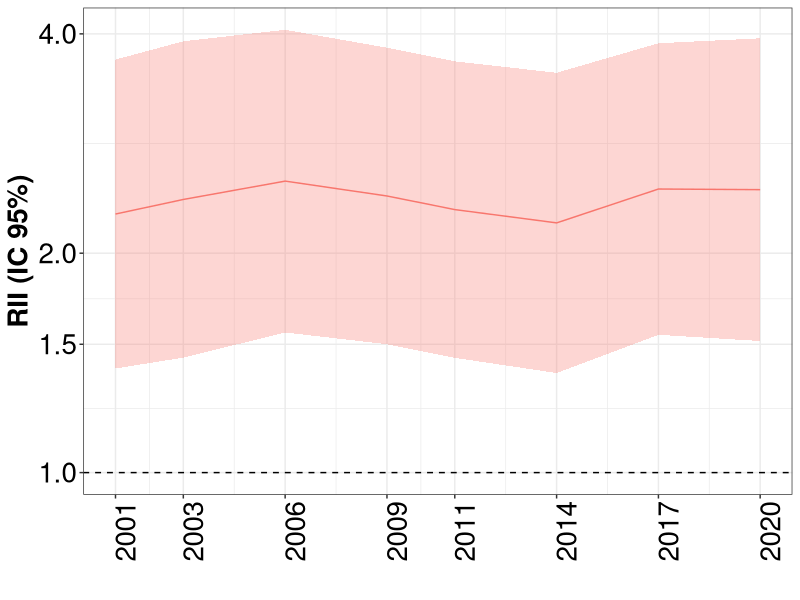
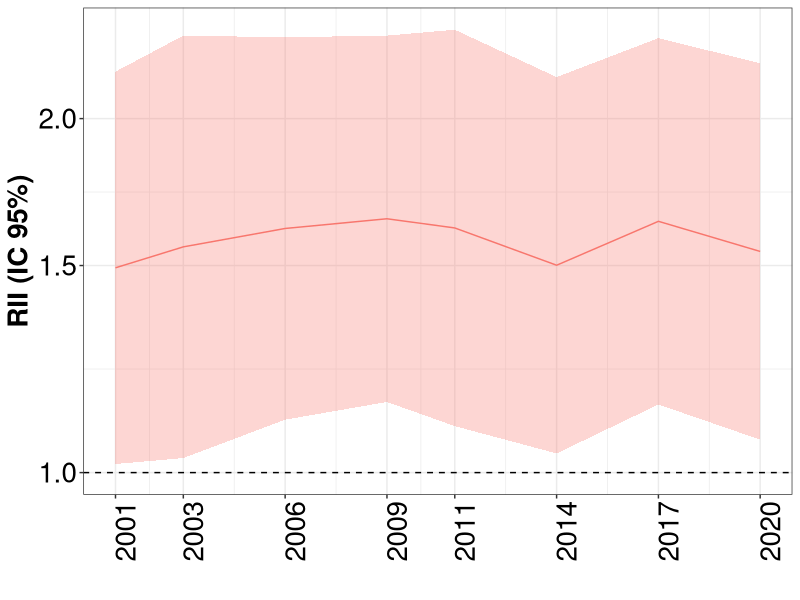
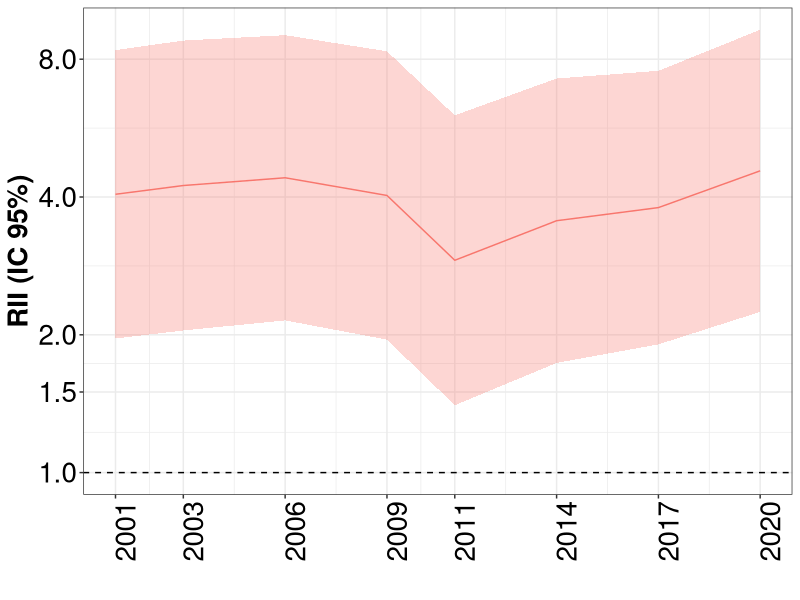
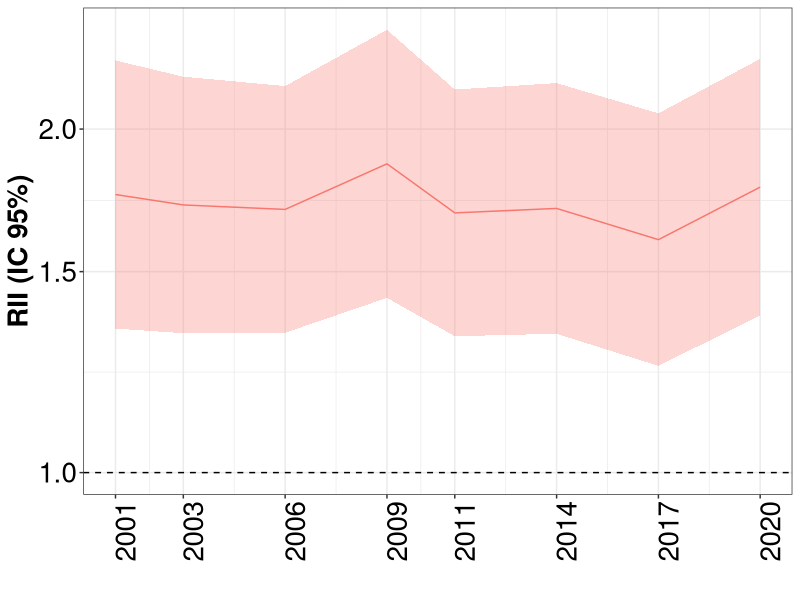
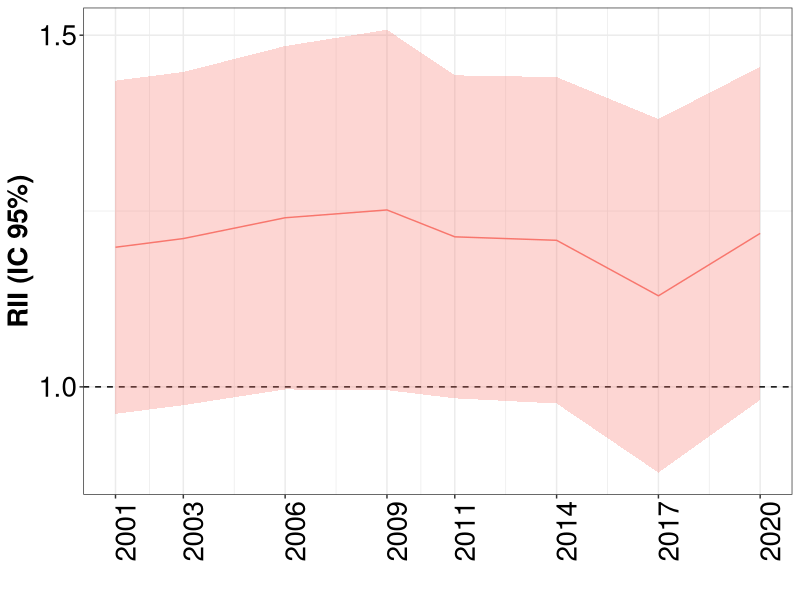
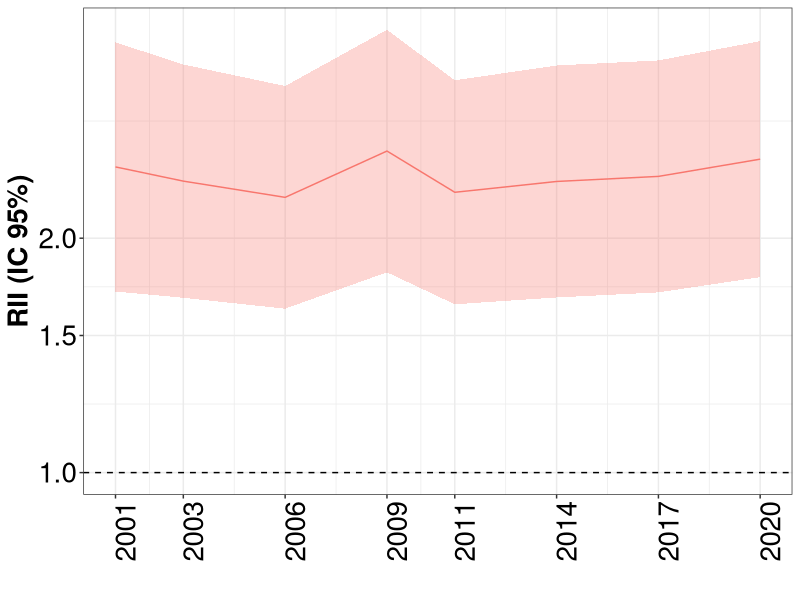
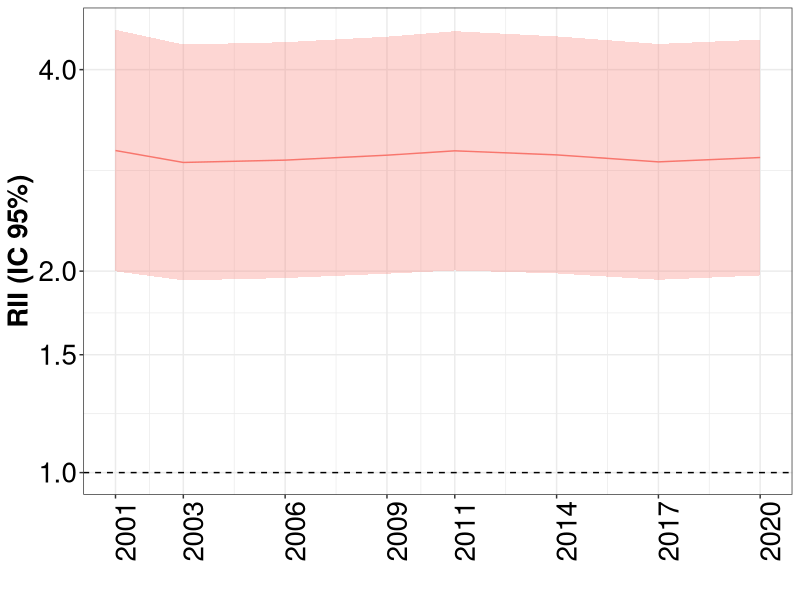
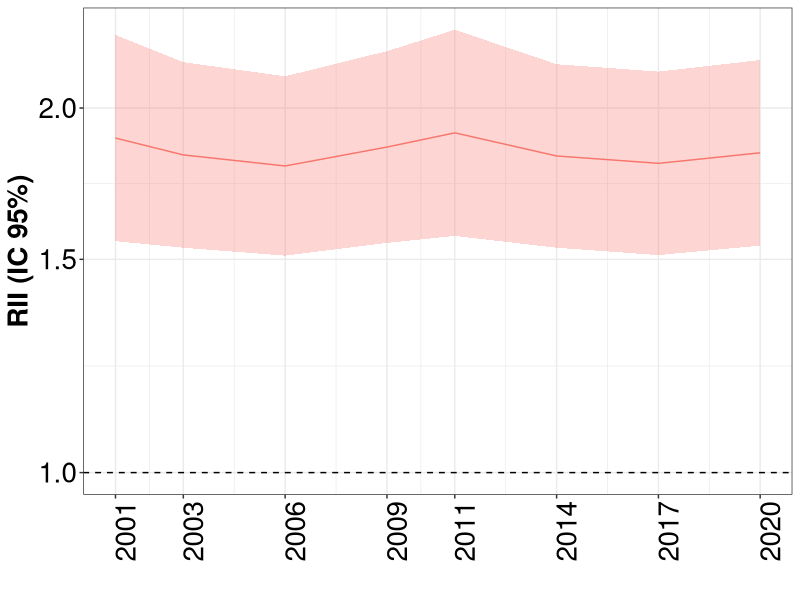

These figures' R source, in order:
## ---- chunk 1
knitr::opts_chunk$set(echo = TRUE)
library(tidyverse)
library(readxl)
library(ggplot2)

## ---- chunk 2

desigualdades_rii <- read.csv("rii.csv")
datos_ca <- desigualdades_rii %>%
  filter(abreviatura == "NC")

## ---- chunk 3

datos_ca %>%
  filter(fr =="diabetes", sexo=="Overall") %>%
  ggplot(aes(x=as.Date(encuesta), y=rii, ymin=rii_infci, ymax=rii_supci, group=fr)) +
  geom_hline(yintercept = 1, lty = 2) +
  geom_ribbon(alpha=0.3, aes(fill=fr)) +
  geom_line(aes(color=fr)) +
  scale_y_continuous(trans="log", breaks=c(0.75, 1, 1.5, 2, 4, 8, 16, 32))+
  scale_x_date(date_labels = "%Y", breaks = unique(as.Date(datos_ca$encuesta)))+
  labs(x="", y="RII (IC 95%)")+
  theme_bw()+
  theme(axis.text=element_text(size=20, color="black"),
                  axis.title=element_text(size=20, face="bold", color="black"),
                  axis.text.x = element_text(angle = 90),
                  strip.text = element_text(size=20, face="bold", color="black"),
                  legend.position="none")

## ---- chunk 4

datos_ca %>%
  filter(fr =="diabetes", sexo=="Hombre") %>%
  ggplot(aes(x=as.Date(encuesta), y=rii, ymin=rii_infci, ymax=rii_supci, group=fr)) +
  geom_hline(yintercept = 1, lty = 2) +
  geom_ribbon(alpha=0.3, aes(fill=fr)) +
  geom_line(aes(color=fr)) +
  scale_y_continuous(trans="log", breaks=c(0.75, 1, 1.5, 2, 4, 8, 16, 32))+
  scale_x_date(date_labels = "%Y", breaks = unique(as.Date(datos_ca$encuesta)))+
  labs(x="", y="RII (IC 95%)")+
  theme_bw()+
  theme(axis.text=element_text(size=20, color="black"),
                  axis.title=element_text(size=20, face="bold", color="black"),
                  axis.text.x = element_text(angle = 90),
                  strip.text = element_text(size=20, face="bold", color="black"),
                  legend.position="none")

## ---- chunk 5

datos_ca %>%
  filter(fr =="diabetes", sexo=="Mujeres") %>%
  ggplot(aes(x=as.Date(encuesta), y=rii, ymin=rii_infci, ymax=rii_supci, group=fr)) +
  geom_hline(yintercept = 1, lty = 2) +
  geom_ribbon(alpha=0.3, aes(fill=fr)) +
  geom_line(aes(color=fr)) +
  scale_y_continuous(trans="log", breaks=c(0.75, 1, 1.5, 2, 4, 8, 16, 32))+
  scale_x_date(date_labels = "%Y", breaks = unique(as.Date(datos_ca$encuesta)))+
  labs(x="", y="RII (IC 95%)")+
  theme_bw()+
  theme(axis.text=element_text(size=20, color="black"),
                  axis.title=element_text(size=20, face="bold", color="black"),
                  axis.text.x = element_text(angle = 90),
                  strip.text = element_text(size=20, face="bold", color="black"),
                  legend.position="none")

## ---- chunk 6

datos_ca %>%
  filter(fr =="hta", sexo=="Overall") %>%
  ggplot(aes(x=as.Date(encuesta), y=rii, ymin=rii_infci, ymax=rii_supci, group=fr)) +
  geom_hline(yintercept = 1, lty = 2) +
  geom_ribbon(alpha=0.3, aes(fill=fr)) +
  geom_line(aes(color=fr)) +
  scale_y_continuous(trans="log", breaks=c(0.75, 1, 1.5, 2, 4, 8, 16, 32))+
  scale_x_date(date_labels = "%Y", breaks = unique(as.Date(datos_ca$encuesta)))+
  labs(x="", y="RII (IC 95%)")+
  theme_bw()+
  theme(axis.text=element_text(size=20, color="black"),
                  axis.title=element_text(size=20, face="bold", color="black"),
                  axis.text.x = element_text(angle = 90),
                  strip.text = element_text(size=20, face="bold", color="black"),
                  legend.position="none")
## ---- chunk 7

datos_ca %>%
  filter(fr =="hta", sexo=="Hombre") %>%
  ggplot(aes(x=as.Date(encuesta), y=rii, ymin=rii_infci, ymax=rii_supci, group=fr)) +
  geom_hline(yintercept = 1, lty = 2) +
  geom_ribbon(alpha=0.3, aes(fill=fr)) +
  geom_line(aes(color=fr)) +
  scale_y_continuous(trans="log", breaks=c(0.75, 1, 1.5, 2, 4, 8, 16, 32))+
  scale_x_date(date_labels = "%Y", breaks = unique(as.Date(datos_ca$encuesta)))+
  labs(x="", y="RII (IC 95%)")+
  theme_bw()+
  theme(axis.text=element_text(size=20, color="black"),
                  axis.title=element_text(size=20, face="bold", color="black"),
                  axis.text.x = element_text(angle = 90),
                  strip.text = element_text(size=20, face="bold", color="black"),
                  legend.position="none")

## ---- chunk 8

datos_ca %>%
  filter(fr =="hta", sexo=="Mujeres") %>%
  ggplot(aes(x=as.Date(encuesta), y=rii, ymin=rii_infci, ymax=rii_supci, group=fr)) +
  geom_hline(yintercept = 1, lty = 2) +
  geom_ribbon(alpha=0.3, aes(fill=fr)) +
  geom_line(aes(color=fr)) +
  scale_y_continuous(trans="log", breaks=c(0.75, 1, 1.5, 2, 4, 8, 16, 32))+
  scale_x_date(date_labels = "%Y", breaks = unique(as.Date(datos_ca$encuesta)))+
  labs(x="", y="RII (IC 95%)")+
  theme_bw()+
  theme(axis.text=element_text(size=20, color="black"),
                  axis.title=element_text(size=20, face="bold", color="black"),
                  axis.text.x = element_text(angle = 90),
                  strip.text = element_text(size=20, face="bold", color="black"),
                  legend.position="none")

## ---- chunk 9

datos_ca %>%
  filter(fr =="obesity", sexo=="Overall") %>%
  ggplot(aes(x=as.Date(encuesta), y=rii, ymin=rii_infci, ymax=rii_supci, group=fr)) +
  geom_hline(yintercept = 1, lty = 2) +
  geom_ribbon(alpha=0.3, aes(fill=fr)) +
  geom_line(aes(color=fr)) +
  scale_y_continuous(trans="log", breaks=c(0.75, 1, 1.5, 2, 4, 8, 16, 32))+
  scale_x_date(date_labels = "%Y", breaks = unique(as.Date(datos_ca$encuesta)))+
  labs(x="", y="RII (IC 95%)")+
  theme_bw()+
  theme(axis.text=element_text(size=20, color="black"),
                  axis.title=element_text(size=20, face="bold", color="black"),
                  axis.text.x = element_text(angle = 90),
                  strip.text = element_text(size=20, face="bold", color="black"),
                  legend.position="none")
## ---- chunk 10

datos_ca %>%
  filter(fr =="obesity", sexo=="Hombre") %>%
  ggplot(aes(x=as.Date(encuesta), y=rii, ymin=rii_infci, ymax=rii_supci, group=fr)) +
  geom_hline(yintercept = 1, lty = 2) +
  geom_ribbon(alpha=0.3, aes(fill=fr)) +
  geom_line(aes(color=fr)) +
  scale_y_continuous(trans="log", breaks=c(0.75, 1, 1.5, 2, 4, 8, 16, 32))+
  scale_x_date(date_labels = "%Y", breaks = unique(as.Date(datos_ca$encuesta)))+
  labs(x="", y="RII (IC 95%)")+
  theme_bw()+
  theme(axis.text=element_text(size=20, color="black"),
                  axis.title=element_text(size=20, face="bold", color="black"),
                  axis.text.x = element_text(angle = 90),
                  strip.text = element_text(size=20, face="bold", color="black"),
                  legend.position="none")

## ---- chunk 11

datos_ca %>%
  filter(fr =="obesity", sexo=="Mujeres") %>%
  ggplot(aes(x=as.Date(encuesta), y=rii, ymin=rii_infci, ymax=rii_supci, group=fr)) +
  geom_hline(yintercept = 1, lty = 2) +
  geom_ribbon(alpha=0.3, aes(fill=fr)) +
  geom_line(aes(color=fr)) +
  scale_y_continuous(trans="log", breaks=c(0.75, 1, 1.5, 2, 4, 8, 16, 32))+
  scale_x_date(date_labels = "%Y", breaks = unique(as.Date(datos_ca$encuesta)))+
  labs(x="", y="RII (IC 95%)")+
  theme_bw()+
  theme(axis.text=element_text(size=20, color="black"),
                  axis.title=element_text(size=20, face="bold", color="black"),
                  axis.text.x = element_text(angle = 90),
                  strip.text = element_text(size=20, face="bold", color="black"),
                  legend.position="none")

## ---- chunk 12

datos_ca %>%
  filter(fr =="col", sexo=="Overall") %>%
  ggplot(aes(x=as.Date(encuesta), y=rii, ymin=rii_infci, ymax=rii_supci, group=fr)) +
  geom_hline(yintercept = 1, lty = 2) +
  geom_ribbon(alpha=0.3, aes(fill=fr)) +
  geom_line(aes(color=fr)) +
  scale_y_continuous(trans="log", breaks=c(0.75, 1, 1.5, 2, 4, 8, 16, 32))+
  scale_x_date(date_labels = "%Y", breaks = unique(as.Date(datos_ca$encuesta)))+
  labs(x="", y="RII (IC 95%)")+
  theme_bw()+
  theme(axis.text=element_text(size=20, color="black"),
                  axis.title=element_text(size=20, face="bold", color="black"),
                  axis.text.x = element_text(angle = 90),
                  strip.text = element_text(size=20, face="bold", color="black"),
                  legend.position="none")
## ---- chunk 13

datos_ca %>%
  filter(fr =="col", sexo=="Hombre") %>%
  ggplot(aes(x=as.Date(encuesta), y=rii, ymin=rii_infci, ymax=rii_supci, group=fr)) +
  geom_hline(yintercept = 1, lty = 2) +
  geom_ribbon(alpha=0.3, aes(fill=fr)) +
  geom_line(aes(color=fr)) +
  scale_y_continuous(trans="log", breaks=c(0.75, 1, 1.5, 2, 4, 8, 16, 32))+
  scale_x_date(date_labels = "%Y", breaks = unique(as.Date(datos_ca$encuesta)))+
  labs(x="", y="RII (IC 95%)")+
  theme_bw()+
  theme(axis.text=element_text(size=20, color="black"),
                  axis.title=element_text(size=20, face="bold", color="black"),
                  axis.text.x = element_text(angle = 90),
                  strip.text = element_text(size=20, face="bold", color="black"),
                  legend.position="none")

## ---- chunk 14

datos_ca %>%
  filter(fr =="col", sexo=="Mujeres") %>%
  ggplot(aes(x=as.Date(encuesta), y=rii, ymin=rii_infci, ymax=rii_supci, group=fr)) +
  geom_hline(yintercept = 1, lty = 2) +
  geom_ribbon(alpha=0.3, aes(fill=fr)) +
  geom_line(aes(color=fr)) +
  scale_y_continuous(trans="log", breaks=c(0.75, 1, 1.5, 2, 4, 8, 16, 32))+
  scale_x_date(date_labels = "%Y", breaks = unique(as.Date(datos_ca$encuesta)))+
  labs(x="", y="RII (IC 95%)")+
  theme_bw()+
  theme(axis.text=element_text(size=20, color="black"),
                  axis.title=element_text(size=20, face="bold", color="black"),
                  axis.text.x = element_text(angle = 90),
                  strip.text = element_text(size=20, face="bold", color="black"),
                  legend.position="none")

## ---- chunk 15

datos_ca %>%
  filter(fr =="sedentario", sexo=="Overall") %>%
  ggplot(aes(x=as.Date(encuesta), y=rii, ymin=rii_infci, ymax=rii_supci, group=fr)) +
  geom_hline(yintercept = 1, lty = 2) +
  geom_ribbon(alpha=0.3, aes(fill=fr)) +
  geom_line(aes(color=fr)) +
  scale_y_continuous(trans="log", breaks=c(0.75, 1, 1.5, 2, 4, 8, 16, 32))+
  scale_x_date(date_labels = "%Y", breaks = unique(as.Date(datos_ca$encuesta)))+
  labs(x="", y="RII (IC 95%)")+
  theme_bw()+
  theme(axis.text=element_text(size=20, color="black"),
                  axis.title=element_text(size=20, face="bold", color="black"),
                  axis.text.x = element_text(angle = 90),
                  strip.text = element_text(size=20, face="bold", color="black"),
                  legend.position="none")
## ---- chunk 16

datos_ca %>%
  filter(fr =="sedentario", sexo=="Hombre") %>%
  ggplot(aes(x=as.Date(encuesta), y=rii, ymin=rii_infci, ymax=rii_supci, group=fr)) +
  geom_hline(yintercept = 1, lty = 2) +
  geom_ribbon(alpha=0.3, aes(fill=fr)) +
  geom_line(aes(color=fr)) +
  scale_y_continuous(trans="log", breaks=c(0.75, 1, 1.5, 2, 4, 8, 16, 32))+
  scale_x_date(date_labels = "%Y", breaks = unique(as.Date(datos_ca$encuesta)))+
  labs(x="", y="RII (IC 95%)")+
  theme_bw()+
  theme(axis.text=element_text(size=20, color="black"),
                  axis.title=element_text(size=20, face="bold", color="black"),
                  axis.text.x = element_text(angle = 90),
                  strip.text = element_text(size=20, face="bold", color="black"),
                  legend.position="none")

## ---- chunk 17

datos_ca %>%
  filter(fr =="sedentario", sexo=="Mujeres") %>%
  ggplot(aes(x=as.Date(encuesta), y=rii, ymin=rii_infci, ymax=rii_supci, group=fr)) +
  geom_hline(yintercept = 1, lty = 2) +
  geom_ribbon(alpha=0.3, aes(fill=fr)) +
  geom_line(aes(color=fr)) +
  scale_y_continuous(trans="log", breaks=c(0.75, 1, 1.5, 2, 4, 8, 16, 32))+
  scale_x_date(date_labels = "%Y", breaks = unique(as.Date(datos_ca$encuesta)))+
  labs(x="", y="RII (IC 95%)")+
  theme_bw()+
  theme(axis.text=element_text(size=20, color="black"),
                  axis.title=element_text(size=20, face="bold", color="black"),
                  axis.text.x = element_text(angle = 90),
                  strip.text = element_text(size=20, face="bold", color="black"),
                  legend.position="none")

## ---- chunk 18

datos_ca %>%
  filter(fr =="smoking", sexo=="Overall") %>%
  ggplot(aes(x=as.Date(encuesta), y=rii, ymin=rii_infci, ymax=rii_supci, group=fr)) +
  geom_hline(yintercept = 1, lty = 2) +
  geom_ribbon(alpha=0.3, aes(fill=fr)) +
  geom_line(aes(color=fr)) +
  scale_y_continuous(trans="log", breaks=c(0.75, 1, 1.5, 2, 4, 8, 16, 32))+
  scale_x_date(date_labels = "%Y", breaks = unique(as.Date(datos_ca$encuesta)))+
  labs(x="", y="RII (IC 95%)")+
  theme_bw()+
  theme(axis.text=element_text(size=20, color="black"),
                  axis.title=element_text(size=20, face="bold", color="black"),
                  axis.text.x = element_text(angle = 90),
                  strip.text = element_text(size=20, face="bold", color="black"),
                  legend.position="none")
## ---- chunk 19

datos_ca %>%
  filter(fr =="smoking", sexo=="Hombre") %>%
  ggplot(aes(x=as.Date(encuesta), y=rii, ymin=rii_infci, ymax=rii_supci, group=fr)) +
  geom_hline(yintercept = 1, lty = 2) +
  geom_ribbon(alpha=0.3, aes(fill=fr)) +
  geom_line(aes(color=fr)) +
  scale_y_continuous(trans="log", breaks=c(0.75, 1, 1.5, 2, 4, 8, 16, 32))+
  scale_x_date(date_labels = "%Y", breaks = unique(as.Date(datos_ca$encuesta)))+
  labs(x="", y="RII (IC 95%)")+
  theme_bw()+
  theme(axis.text=element_text(size=20, color="black"),
                  axis.title=element_text(size=20, face="bold", color="black"),
                  axis.text.x = element_text(angle = 90),
                  strip.text = element_text(size=20, face="bold", color="black"),
                  legend.position="none")

## ---- chunk 20

datos_ca %>%
  filter(fr =="smoking", sexo=="Mujeres") %>%
  ggplot(aes(x=as.Date(encuesta), y=rii, ymin=rii_infci, ymax=rii_supci, group=fr)) +
  geom_hline(yintercept = 1, lty = 2) +
  geom_ribbon(alpha=0.3, aes(fill=fr)) +
  geom_line(aes(color=fr)) +
  scale_y_continuous(trans="log", breaks=c(0.75, 1, 1.5, 2, 4, 8, 16, 32))+
  scale_x_date(date_labels = "%Y", breaks = unique(as.Date(datos_ca$encuesta)))+
  labs(x="", y="RII (IC 95%)")+
  theme_bw()+
  theme(axis.text=element_text(size=20, color="black"),
                  axis.title=element_text(size=20, face="bold", color="black"),
                  axis.text.x = element_text(angle = 90),
                  strip.text = element_text(size=20, face="bold", color="black"),
                  legend.position="none")

## ---- chunk 21

datos_ca %>%
  filter(fr =="alcohol", sexo=="Overall") %>%
  ggplot(aes(x=as.Date(encuesta), y=rii, ymin=rii_infci, ymax=rii_supci, group=fr)) +
  geom_hline(yintercept = 1, lty = 2) +
  geom_ribbon(alpha=0.3, aes(fill=fr)) +
  geom_line(aes(color=fr)) +
  scale_y_continuous(trans="log", breaks=c(0.75, 1, 1.5, 2, 4, 8, 16, 32))+
  scale_x_date(date_labels = "%Y", breaks = unique(as.Date(datos_ca$encuesta)))+
  labs(x="", y="RII (IC 95%)")+
  theme_bw()+
  theme(axis.text=element_text(size=20, color="black"),
                  axis.title=element_text(size=20, face="bold", color="black"),
                  axis.text.x = element_text(angle = 90),
                  strip.text = element_text(size=20, face="bold", color="black"),
                  legend.position="none")
## ---- chunk 22

datos_ca %>%
  filter(fr =="alcohol", sexo=="Hombre") %>%
  ggplot(aes(x=as.Date(encuesta), y=rii, ymin=rii_infci, ymax=rii_supci, group=fr)) +
  geom_hline(yintercept = 1, lty = 2) +
  geom_ribbon(alpha=0.3, aes(fill=fr)) +
  geom_line(aes(color=fr)) +
  scale_y_continuous(trans="log", breaks=c(0.75, 1, 1.5, 2, 4, 8, 16, 32))+
  scale_x_date(date_labels = "%Y", breaks = unique(as.Date(datos_ca$encuesta)))+
  labs(x="", y="RII (IC 95%)")+
  theme_bw()+
  theme(axis.text=element_text(size=20, color="black"),
                  axis.title=element_text(size=20, face="bold", color="black"),
                  axis.text.x = element_text(angle = 90),
                  strip.text = element_text(size=20, face="bold", color="black"),
                  legend.position="none")

## ---- chunk 23

datos_ca %>%
  filter(fr =="alcohol", sexo=="Mujeres") %>%
  ggplot(aes(x=as.Date(encuesta), y=rii, ymin=rii_infci, ymax=rii_supci, group=fr)) +
  geom_hline(yintercept = 1, lty = 2) +
  geom_ribbon(alpha=0.3, aes(fill=fr)) +
  geom_line(aes(color=fr)) +
  scale_y_continuous(trans="log", breaks=c(0.75, 1, 1.5, 2, 4, 8, 16, 32))+
  scale_x_date(date_labels = "%Y", breaks = unique(as.Date(datos_ca$encuesta)))+
  labs(x="", y="RII (IC 95%)")+
  theme_bw()+
  theme(axis.text=element_text(size=20, color="black"),
                  axis.title=element_text(size=20, face="bold", color="black"),
                  axis.text.x = element_text(angle = 90),
                  strip.text = element_text(size=20, face="bold", color="black"),
                  legend.position="none")

